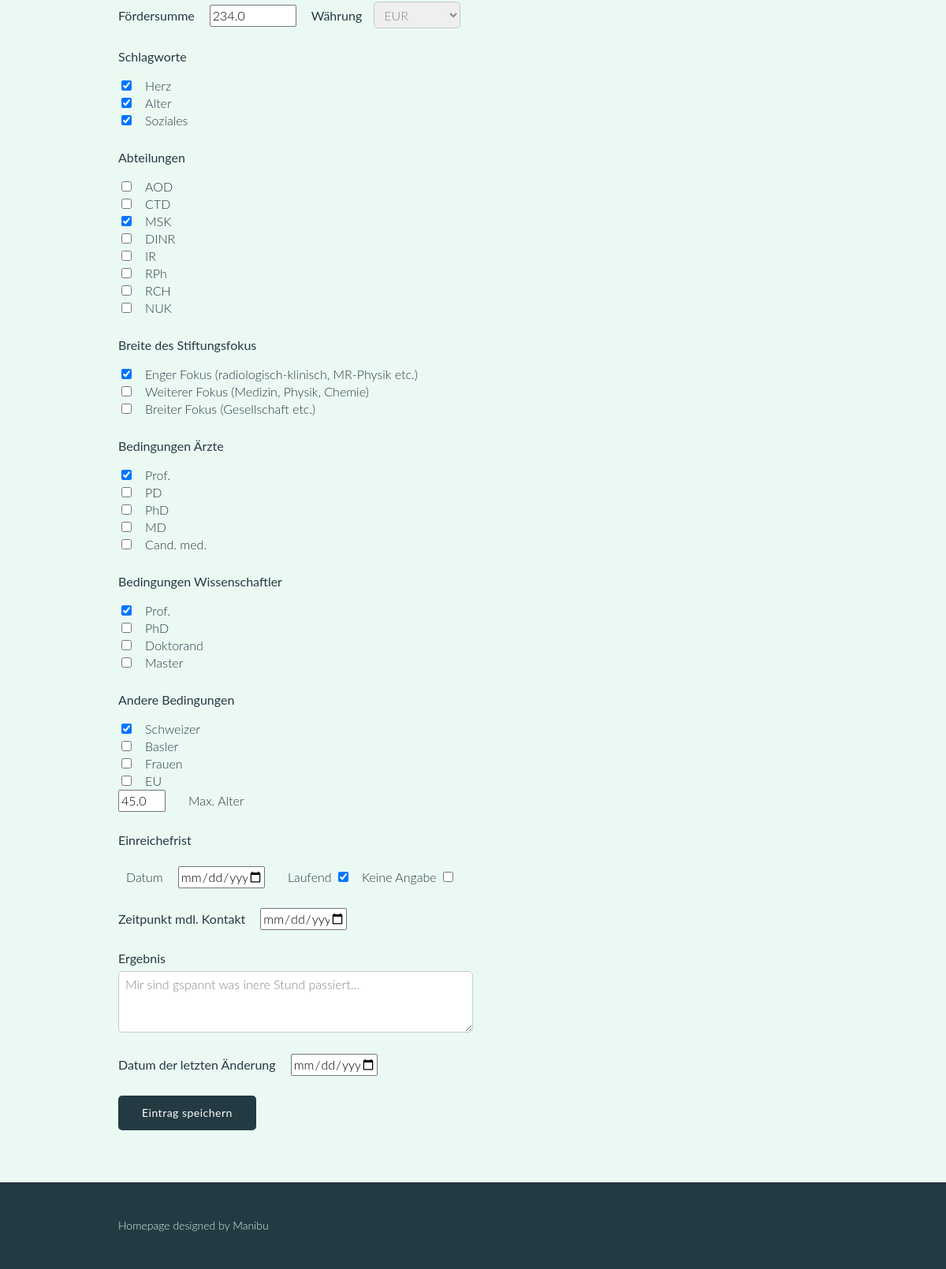
Before: /formular?id=4 (lower part) with the older database file.
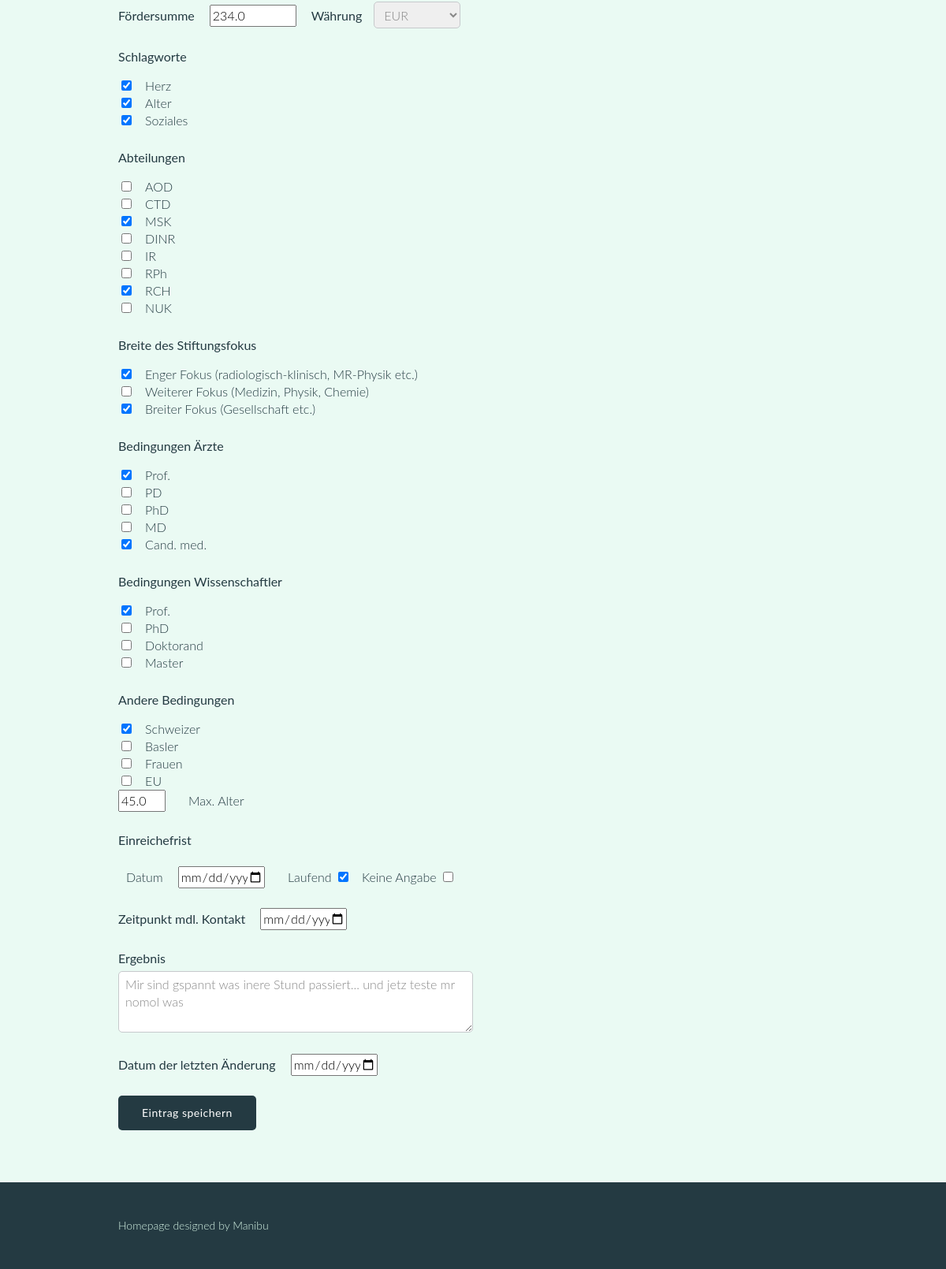
After: the same page with the newer database file.
### tables this page shows
CREATE TABLE foundations (
    ID INTEGER PRIMARY KEY AUTOINCREMENT,
    foundationname text,
    keyword text,
    address text,
    pnumber text,
    mail text,
    website text,
    contactperson text,
    purpose text,
    kindofboost text,
    sum real,
    currency text,
    hitword text,
    groups text,
    broadness text,
    condDoc text,
    condSci text,
    condElse text,
    condAge real,
    deadline text,
    pending text,
    noInfo text,
    resContact text,
    timeContact text,
    lastChange text
);

### run_it.py (the view)
@blu.route('/formular')
def formular_in():
    now = datetime.datetime.now()
    today = now.strftime("%d.%m.%y")
    if request.args.get('id'):
        get_id = request.args.get('id')
        conn = get_db()
        conn.row_factory = sqlite3.Row
        cursor = conn.execute('SELECT * FROM foundations where id=?', get_id)
        items = cursor.fetchone()
        return render_template('formular_in.html', blubber=items, mode='edit', today=today)
    else:
        return render_template('formular_in.html', blubber={}, mode='new', today=today)

### database.py (called while the page is built)
def create_connection(db_file):
    conn = sqlite3.connect(db_file)
    return conn

### run_it.py (called while the page is built)
def get_db():
    datab = create_connection(database)
    return datab

### templates/formular_in.html (shortened to what this page needs)
<!DOCTYPE html>
<html lang="en">
<head>
  <link rel="stylesheet" href="{{url_for('static', filename='assets/stylesheet/main.css') }}">
</head>
<body>
    <section class="row ">
        <div class="container">
        <fieldset class="foundation-group">
        <form action="/formularadd" method="post">
            <label class="foundation-nebenand">
                Fördersumme
                <input type="number" name="money" step="0.1" min="0" value="{{blubber['sum']}}">
                Währung<select name="currency">
                    <option value="EUR"/
                        {% if 'EUR' in blubber['currency'] %}selected{% endif %}>EUR</option>
                </select>
            </label><br>
            <label class="foundation-checkbox">Schlagworte
                <ul>
                    <li><input type="checkbox" name="hitword" value="Herz" id="Herz"/
                        {% if 'Herz' in blubber['hitword'] %}checked{% endif %}>
                        <label for="Herz">Herz</label></li>
                    <li><input type="checkbox" name="hitword" value="Alter" id="Alter"/
                        {% if 'Alter' in blubber['hitword'] %}checked{% endif %}>
                        <label for="Alter">Alter</label></li>
                    <li><input type="checkbox" name="hitword" value="Soziales" id="Soziales"/
                        {% if 'Soziales' in blubber['hitword'] %}checked{% endif %}>
                        <label for="">Soziales</label></li>
                </ul>
            </label>
            <label class="foundation-checkbox">Abteilungen
                <ul>
                    <li><input type="checkbox" name="groups" value="AOD" id="AOD"/
                        {% if 'AOD' in blubber['groups'] %}checked{% else %}{% endif %}>
                        <label for="AOD">AOD</label></li>
                    <li><input type="checkbox" name="groups" value="CTD" id="CTD"/
                        {% if 'CTD' in blubber['groups'] %}checked{% else %}{% endif %}>
                        <label for="CTD">CTD</label></li>
                    <li><input type="checkbox" name="groups" value="MSK" id="MSK"/
                        {% if 'MSK' in blubber['groups'] %}checked{% endif %}>
                        <label for="MSK">MSK</label></li>
                    <li><input type="checkbox" name="groups" value="DINR" id="DINR"/
                        {% if 'DINR' in blubber['groups'] %}checked{% else %}{% endif %}>
                        <label for="DINR">DINR</label></li>
                    <li><input type="checkbox" name="groups" value="IR" id="IR"/
                        {% if 'IR' in blubber['groups'] %}checked{% else %}{% endif %}>
                        <label for="IR">IR</label></li>
                    <li><input type="checkbox" name="groups" value="RPh" id="RPh"/
                        {% if 'RPh' in blubber['groups'] %}checked{% else %}{% endif %}>
                        <label for="RPh">RPh</label></li>
                    <li><input type="checkbox" name="groups" value="RCH" id="RCH"/
                        {% if 'RCH' in blubber['groups'] %}checked{% endif %}>
                        <label for="RCH">RCH</label></li>
                    <li><input type="checkbox" name="groups" value="NUK" id="NUK"/
                        {% if 'NUK' in blubber['groups'] %}checked{% else %}{% endif %}>
                        <label for="NUK">NUK</label></li>
                </ul>
            </label>
            <label class="foundation-checkbox">Breite des Stiftungsfokus
                <ul>
                    <li><input type="checkbox" name="broadness" value="Enger Fokus;(radiologisch-klinisch, MR-Physik etc.)" id="eng"/
                        {% if 'Enger' in blubber['broadness'] %}checked{% endif %}>
                        <label for="eng">Enger Fokus (radiologisch-klinisch, MR-Physik etc.)</label>
                    </li>
                    <li><input type="checkbox" name="broadness" value="Weiterer Fokus;(Medizin, Physik, Chemie)" id="breit"/
                        {% if 'Weiterer' in blubber['broadness'] %}checked{% else %}{% endif %}>
                        <label for="breit">Weiterer Fokus (Medizin, Physik, Chemie)</label>
                    </li>
                    <li><input type="checkbox" name="broadness" value="Breiter Fokus;(Gesellschaft etc.)" id="weit"/
                        {% if 'Breiter' in blubber['broadness'] %}checked{% endif %}>
                        <label for="weit">Breiter Fokus (Gesellschaft etc.)</label>
                    </li>
                </ul>
            </label>
            <label class="foundation-checkbox">Bedingungen &Aumlrzte
                <ul>
                    <li><input type="checkbox" name="conditionsD" value="Prof" id="profmed"/
                        {% if 'Prof' in blubber['condDoc'] %}checked{% endif %}>
                        <label for="profmed">Prof.</label>
                    </li>
                    <li><input type="checkbox" name="conditionsD" value="PD" id="pdMed"/
                        {% if 'PD' in blubber['condDoc'] %}checked{% else %}{% endif %}>
                        <label for="pdMed">PD</label>
                    </li>
                    <li><input type="checkbox" name="conditionsD" value="PhD" id="phdMed"/
                        {% if 'PhD' in blubber['condDoc'] %}checked{% else %}{% endif %}>
                        <label for="phdMed">PhD</label>
                    </li>
                    <li><input type="checkbox" name="conditionsD" value="MD" id="md"/
                        {% if 'MD' in blubber['condDoc'] %}checked{% else %}{% endif %}>
                        <label for="md">MD</label>
                    </li>
                    <li><input type="checkbox" name="conditionsD" value="Cand. med." id="cmed"/
                        {% if 'Cand' in blubber['condDoc'] %}checked{% endif %}>
                        <label for="cmed">Cand. med.</label>
                    </li>
                </ul>
            </label>
            <label class="foundation-checkbox">Bedingungen Wissenschaftler
                <ul>
                    <li><input type="checkbox" name="conditionsS" value="Prof" id="prof"/
                        {% if 'Prof' in blubber['condSci'] %}checked{% endif %}>
                        <label for="prof">Prof.</label>
                    </li>
                    <li><input type="checkbox" name="conditionsS" value="PhD" id="phd"/
                        {% if 'PhD' in blubber['condSci'] %}checked{% else %}{% endif %}>
                        <label for="phd">PhD</label>
                    </li>
                    <li><input type="checkbox" name="conditionsS" value="Doktorand" id="doktorand"/
                        {% if 'Doktorand' in blubber['condSci'] %}checked{% else %}{% endif %}>
                        <label for="doktorand">Doktorand</label>
                    </li>
                    <li><input type="checkbox" name="conditionsS" value="Master" id="master"/
                        {% if 'Master' in blubber['condSci'] %}checked{% else %}{% endif %}>
                        <label for="master">Master</label>
                    </li>
                </ul>
            </label>
            <label class="foundation-checkbox">Andere Bedingungen
                <ul>
                    <li><input type="checkbox" name="conditionsE" value="Schweizer" id="ch"/
                        {% if 'Schweizer' in blubber['condElse'] %}checked{% endif %}>
                        <label for="ch">Schweizer</label></li>
                    <li><input type="checkbox" name="conditionsE" value="Basler" id="bs"/
                        {% if 'Basler' in blubber['condElse'] %}checked{% else %}{% endif %}>
                        <label for="bs">Basler</label></li>
                    <li><input type="checkbox" name="conditionsE" value="Frauen" id="frauen"/
                        {% if 'Frauen' in blubber['condElse'] %}checked{% else %}{% endif %}>
                        <label for="frauen">Frauen</label></li>
                    <li><input type="checkbox" name="conditionsE" value="EU" id="europunion"/
                        {% if 'EU' in blubber['condElse'] %}checked{% else %}{% endif %}>
                        <label for="europunion">EU</label></li>
                    <li><input type="number" name="conditionAge" id="age" min="18" value="{{blubber['condAge']}}">
                        <label for="age">Max. Alter</label>
                    </li>
                </ul>
            </label>
            <label class="foundation-nebenand foundation-checkbox">Einreichefrist<br><br>
                <label for="deadline">Datum</label>
                <input type="date" name="deadline" id="deadline" pattern="[0-9]{2}.[0-9]{2}.[0-9]{2}"/
                 placeholder="dd.mm.yy" value="{{blubber['deadline']}}">
                <label for="pending">Laufend</label>
                <input type="checkbox" name="pending" value="Laufend" id="pending"/
                    {% if blubber['pending'] %}checked{% endif %}>
                <label for="noInfo">Keine Angabe</label>
                <input type="checkbox" name="noInfo" value="Keine Angabe" id="noInfo"/
                        {% if blubber['noInfo'] %}checked{% else %}{% endif %}><br>
            </label>
            <label>Zeitpunkt mdl. Kontakt
                <input type="date" name="timeContact" id="timeContact" pattern="[0-9]{2}.[0-9]{2}.[0-9]{2}" /
                 max="17-21-06" placeholder="dd.mm.yy" value="{{blubber['timeContact']}}"></label><br>
            <label>Ergebnis
                <textarea class="large-input" type="textarea" name="resContact" id="resContact">{{blubber['resContact']}}</textarea></label>
            <label>Datum der letzten Änderung
                    <input type="date" name="lastChange" value="{{today}}"></label><br>
        <input class="super_btn btn" style="color: #fff" name="submit" value="Eintrag speichern" type="submit">
        </form>
        </fieldset>
        </div>
    </section>
    <footer class="primary-footer container group">Homepage designed by Manibu</footer>
</body>

### static/assets/stylesheet/main.css (style rules this page uses)
.group:before, .group:after { content: ""; display: table; }
.group:after { clear: both; }
.group { clear: both; *zoom: 1; }
html, body, div, span, applet, object, iframe, h1, h2, h3, h4, h5, h6, p, blockquote, pre, a, abbr, acronym, address, big, cite, code, del, dfn, em, img, ins, kbd, q, s, samp, small, strike, strong, sub, sup, tt, var, b, u, i, center, dl, dt, dd, ol, ul, li, fieldset, form, label, legend, table, caption, tbody, tfoot, thead, tr, th, td, article, aside, canvas, details, embed, figure, figcaption, footer, header, hgroup, menu, nav, output, ruby, section, summary, time, mark, audio, video { margin: 0; padding: 0; border: 0; font-size: 100%; font: inherit; vertical-align: baseline; }
article, aside, details, figcaption, figure, footer, header, hgroup, menu, nav, section { display: block; }
body { line-height: 1; }
ol, ul { list-style: none; }
body { background: #243a42; color: #243a42; font: 300 16px/22px "Lato", "Open Sans", "Helvetica Neue", Helvetica, Arial, sans-serif; }
*, *:before, *:after { box-sizing: border-box; }
.container, .grid { margin: 0 auto; width: 960px; }
.container { padding-left: 30px; padding-right: 30px; }
.row { min-width: 960px; background: #eafaf3; padding: 66px 0 44px 0; }
.primary-footer { color: #d6f5e6; font-size: 14px; padding-bottom: 44px; padding-top: 44px; }
form { margin-bottom: 22px; }
input, select, textarea { font: 300 16px/22px "Lato", "Open Sans", "Helvetica Neue", Helvetica, Arial, sans-serif; }
.foundation-group label { color: #243a42; font-weight: 400; }
.large-input, .foundation-group select { border: 1px solid #c6c9cc; border-radius: 5px; color: #888; display: block; margin: 5px 0 27px 0; padding: 5px 8px; }
.large-input { width: 50%; }
.foundation-group select { height: 34px; width: 100px; }
.foundation-group textarea { height: 78px; }
.foundation-checkbox input[type="checkbox"] { display: inline-block; }
.foundation-checkbox label { padding-left: 10px; font-weight: 300; }
.foundation-group li:first-child { margin-top: 15px }
.foundation-group li:last-child { margin-bottom: 25px }
.foundation-checkbox input[type="number"] { display: inline; margin-right: 15px; width: 60px }
input[type="date"], .foundation-nebenand input[type="number"], .foundation-nebenand select { display: inline; margin-left: 15px; margin-right: 15px; margin-bottom: 25px; width: 110px }
.btn { border-radius: 5px; color: #fff; cursor: pointer; display: inline-block; font-weight: 400; letter-spacing: .5px; margin: 0; background: #243a42; border: 0; padding: 2px 10px; font-size: 14px; }
.super_btn { padding: 11px 30px; }

Changed rows visible on the page:
changed foundations "EUR": groups "☐" → "☑"; broadness "☐" → "☑"; condDoc "☐" → "☑"; resContact "Mir sind gspannt was inere Stund passiert..." → "Mir sind gspannt was inere Stund passiert... und jetz teste mr nomol was"
